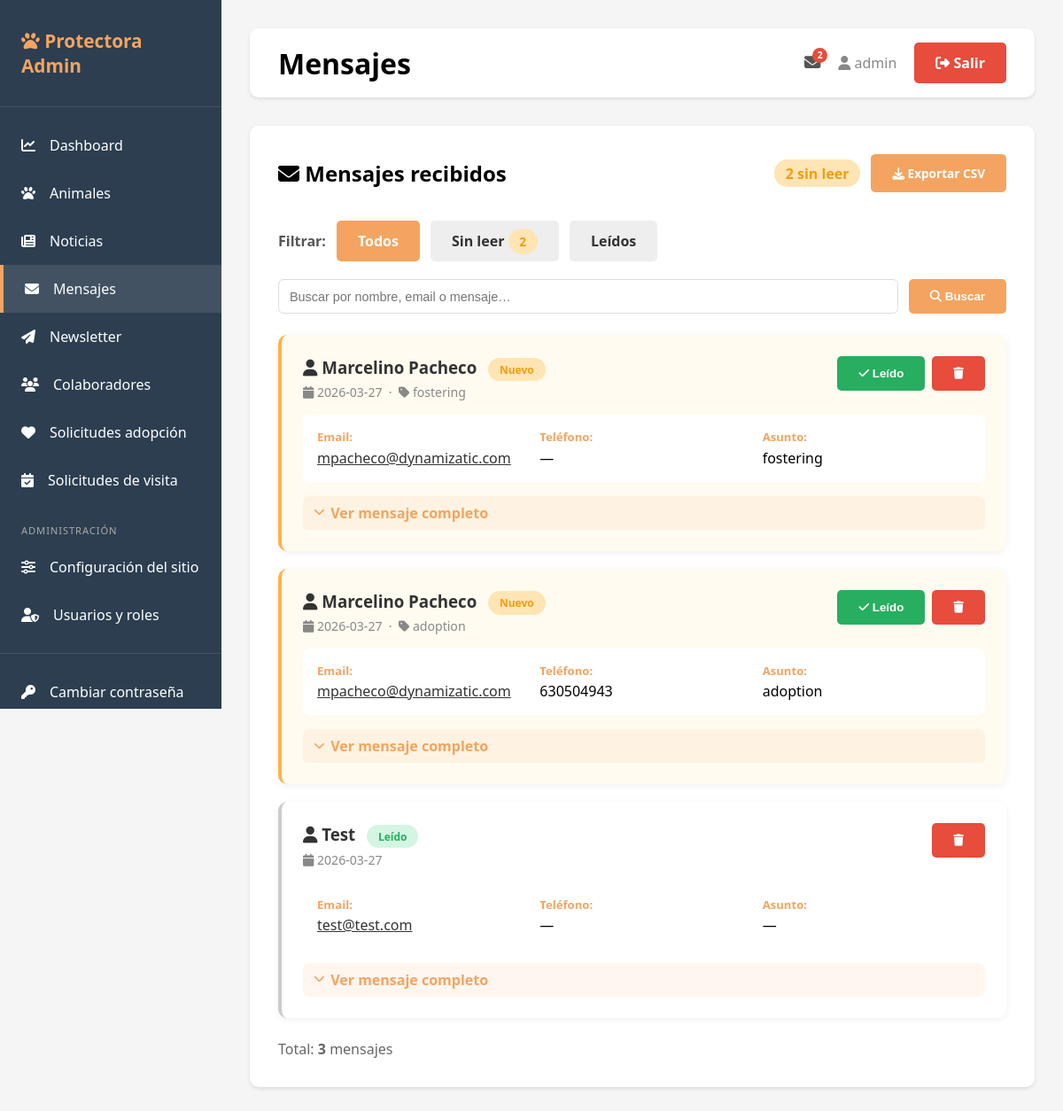
Page /admin/contacts (signed in) on the earlier database version.
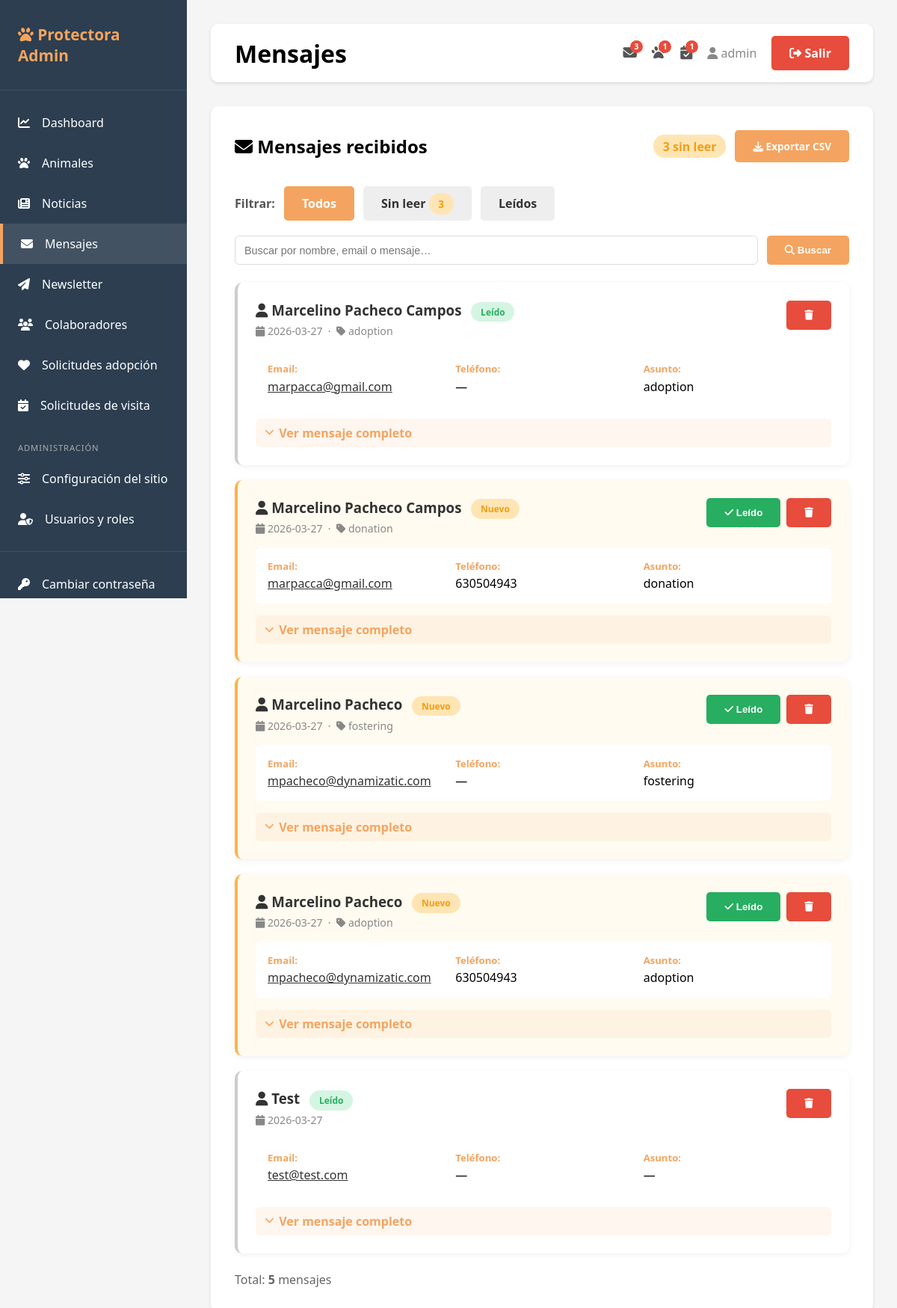
Same page on the later database version.
### tables this page shows
CREATE TABLE contacts (
                id INTEGER PRIMARY KEY AUTOINCREMENT,
                name TEXT NOT NULL,
                email TEXT NOT NULL,
                phone TEXT,
                subject TEXT,
                message TEXT,
                read BOOLEAN DEFAULT 0,
                created_at TIMESTAMP DEFAULT CURRENT_TIMESTAMP
            );

### app.py (the view)
@app.route('/admin/contacts')
@login_required
def list_contacts():
    db = get_db()
    read_filter = request.args.get('filter', '')  # 'unread', 'read' o ''
    search      = request.args.get('search', '').strip()
    placeholder = get_placeholder()
    query  = 'SELECT * FROM contacts WHERE 1=1'
    params = []
    if read_filter == 'unread':
        query += ' AND read = 0'
    elif read_filter == 'read':
        query += ' AND read = 1'
    if search:
        query += f' AND (name LIKE {placeholder} OR email LIKE {placeholder} OR subject LIKE {placeholder} OR message LIKE {placeholder})'
        params.extend([f'%{search}%'] * 4)
    query += ' ORDER BY created_at DESC'
    contacts     = db.execute(query, params).fetchall()
    total_unread = db.execute('SELECT COUNT(*) as c FROM contacts WHERE read = 0').fetchone()['c']
    return render_template('contacts.html', contacts=contacts,
                           read_filter=read_filter, search=search, total_unread=total_unread)

### templates/contacts.html (shortened to what this page needs)
{% extends "base.html" %}
{% block page_title %}Mensajes{% endblock %}
{% block content %}
<div style="display: flex; justify-content: space-between; align-items: center; margin-bottom: 2rem;">
    <h2><i class="fas fa-envelope"></i> Mensajes recibidos</h2>
    <div style="display:flex; gap:.75rem; align-items:center;">
        <span class="badge badge-warning" style="font-size: 1rem;">
            {{ total_unread }} sin leer
        </span>
        <a href="{{ url_for('export_contacts_csv') }}" class="btn btn-primary" style="font-size:.85rem;">
            <i class="fas fa-download"></i> Exportar CSV
        </a>
    </div>
</div>
<div style="display:flex; gap:.75rem; margin-bottom:1.25rem; flex-wrap:wrap; align-items:center;">
    <strong style="color:#555;">Filtrar:</strong>
    <a href="{{ url_for('list_contacts', search=search) }}"
       class="btn btn-sm" style="background:{% if not read_filter %}#F4A460; color:white{% else %}#eee; color:#333{% endif %}">Todos</a>
    <a href="{{ url_for('list_contacts', filter='unread', search=search) }}"
       class="btn btn-sm" style="background:{% if read_filter == 'unread' %}#FFB347; color:white{% else %}#eee; color:#333{% endif %}">
       Sin leer{% if total_unread %} <span class="badge badge-warning">{{ total_unread }}</span>{% endif %}</a>
    <a href="{{ url_for('list_contacts', filter='read', search=search) }}"
       class="btn btn-sm" style="background:{% if read_filter == 'read' %}#27ae60; color:white{% else %}#eee; color:#333{% endif %}">Leídos</a>
</div>
<form method="GET" style="display:flex; gap:.75rem; margin-bottom:1.5rem; flex-wrap:wrap;">
    <input type="text" name="search" value="{{ search }}" placeholder="Buscar por nombre, email o mensaje…"
           style="flex:1; min-width:200px; padding:.45rem .75rem; border:1px solid #ddd; border-radius:6px; font-size:.9rem;">
    <button type="submit" class="btn btn-primary btn-sm"><i class="fas fa-search"></i> Buscar</button>
</form>
{% if contacts %}
<div style="display: grid; gap: 1.25rem;">
    {% for contact in contacts %}
    <div style="background:{% if not contact.read %}#fffbf0{% else %}white{% endif %}; border-radius:10px; padding:1.5rem; box-shadow:0 2px 8px rgba(0,0,0,0.06); border-left:4px solid {% if not contact.read %}#FFB347{% else %}#ccc{% endif %};">
        <div style="display:flex; justify-content:space-between; align-items:start; margin-bottom:1rem; flex-wrap:wrap; gap:1rem;">
            <div>
                <h3 style="margin:0 0 0.4rem; color:#333;">
                    <i class="fas fa-user"></i> {{ contact.name }}
                    {% if not contact.read %}
                    <span class="badge badge-warning" style="font-size:0.75rem; vertical-align:middle; margin-left:.5rem;">Nuevo</span>
                    {% else %}
                    <span class="badge badge-success" style="font-size:0.75rem; vertical-align:middle; margin-left:.5rem;">Leído</span>
                    {% endif %}
                </h3>
                <div style="font-size:0.88rem; color:#888;">
                    <i class="fas fa-calendar"></i> {{ contact.created_at[:10] if contact.created_at else '—' }}
                    {% if contact.subject %}
                    &nbsp;·&nbsp; <i class="fas fa-tag"></i> {{ contact.subject }}
                    {% endif %}
                </div>
            </div>
            <div style="display:flex; gap:0.5rem; align-items:center; flex-shrink:0;">
                {% if not contact.read %}
                <form method="POST" action="{{ url_for('mark_contact_read', contact_id=contact.id) }}" style="display:inline;">
                    <button type="submit" class="btn btn-success btn-sm" title="Marcar como leído">
                        <i class="fas fa-check"></i> Leído
                    </button>
                </form>
                {% endif %}
                <form method="POST" action="{{ url_for('delete_contact', contact_id=contact.id) }}" style="display:inline;"
                      onsubmit="return confirm('¿Eliminar este mensaje?');">
                    <button type="submit" class="btn btn-danger btn-sm" title="Eliminar">
                        <i class="fas fa-trash"></i>
                    </button>
                </form>
            </div>
        </div>
        <div style="display:grid; grid-template-columns:repeat(auto-fit, minmax(200px, 1fr)); gap:1rem; padding:1rem; background:white; border-radius:8px; margin-bottom:1rem;">
            <div>
                <strong style="color:#F4A460; display:block; font-size:0.82rem; margin-bottom:.2rem;">Email:</strong>
                <a href="mailto:{{ contact.email }}" style="color:#333; word-break:break-all;">{{ contact.email }}</a>
            </div>
            <div>
                <strong style="color:#F4A460; display:block; font-size:0.82rem; margin-bottom:.2rem;">Teléfono:</strong>
                <span>{{ contact.phone or '—' }}</span>
            </div>
            <div>
                <strong style="color:#F4A460; display:block; font-size:0.82rem; margin-bottom:.2rem;">Asunto:</strong>
                <span>{{ contact.subject or '—' }}</span>
            </div>
        </div>
        <details>
            <summary style="cursor:pointer; color:#F4A460; font-weight:600; padding:.5rem .75rem; border-radius:6px; background:rgba(244,164,96,0.1); list-style:none; display:flex; align-items:center; gap:.4rem;">
                <i class="fas fa-chevron-down" style="font-size:.8rem;"></i> Ver mensaje completo
            </summary>
        </details>
    </div>
    {% endfor %}
</div>
<p style="color:#666; margin-top:1.5rem;">Total: <strong>{{ contacts|length }}</strong> mensajes</p>
{% else %}
<div style="text-align: center; padding: 3rem;">
    <i class="fas fa-inbox" style="font-size: 4rem; color: #ddd; margin-bottom: 1rem;"></i>
    <h3 style="color: #666;">No hay mensajes de contacto</h3>
    <p style="color: #999;">Cuando alguien rellene el formulario de contacto, aparecerá aquí.</p>
</div>
{% endif %}
{% endblock %}

### templates/base.html (shortened to what this page needs)
<!DOCTYPE html>
<html lang="es">
<head>
    <link rel="stylesheet" href="https://cdnjs.cloudflare.com/ajax/libs/font-awesome/6.4.0/css/all.min.css">
</head>
<body>
    {% block body %}
    <div class="admin-wrapper">
        <aside class="sidebar">
            <div class="sidebar-brand">
                <h2><i class="fas fa-paw"></i> Protectora Admin</h2>
            </div>
            <ul class="sidebar-menu">
                <li><a href="{{ url_for('dashboard') }}" {% if request.endpoint == 'dashboard' %}class="active"{% endif %}>
                    <i class="fas fa-chart-line"></i> Dashboard
                </a></li>
                <li><a href="{{ url_for('list_animals') }}" {% if 'animal' in request.endpoint %}class="active"{% endif %}>
                    <i class="fas fa-paw"></i> Animales
                </a></li>
                <li><a href="{{ url_for('list_news') }}" {% if 'news' in request.endpoint %}class="active"{% endif %}>
                    <i class="fas fa-newspaper"></i> Noticias
                </a></li>
                {% if session.role in ['superadmin', 'editor'] %}
                <li><a href="{{ url_for('list_contacts') }}" {% if 'contact' in request.endpoint %}class="active"{% endif %}>
                    <i class="fas fa-envelope"></i> Mensajes
                </a></li>
                <li><a href="{{ url_for('list_newsletter_subscribers') }}" {% if 'newsletter' in request.endpoint %}class="active"{% endif %}>
                    <i class="fas fa-paper-plane"></i> Newsletter
                </a></li>
                <li><a href="{{ url_for('list_collaborators') }}" {% if 'collaborator' in request.endpoint %}class="active"{% endif %}>
                    <i class="fas fa-users"></i> Colaboradores
                </a></li>
                <li><a href="{{ url_for('list_adoptions') }}" {% if 'adoption' in request.endpoint %}class="active"{% endif %}>
                    <i class="fas fa-heart"></i> Solicitudes adopción
                </a></li>
                <li><a href="{{ url_for('list_visits') }}" {% if 'visit' in request.endpoint %}class="active"{% endif %}>
                    <i class="fas fa-calendar-check"></i> Solicitudes de visita
                </a></li>
                {% endif %}
                {% if session.role == 'superadmin' %}
                <li style="margin-top: 1rem; padding: 0.4rem 1.5rem; font-size: 0.7rem; text-transform: uppercase; color: #aaa; letter-spacing: 0.08em;">
                    Administración
                </li>
                <li><a href="{{ url_for('admin_settings') }}" {% if request.endpoint == 'admin_settings' %}class="active"{% endif %}>
                    <i class="fas fa-sliders-h"></i> Configuración del sitio
                </a></li>
                <li><a href="{{ url_for('list_users') }}" {% if 'user' in request.endpoint %}class="active"{% endif %}>
                    <i class="fas fa-user-shield"></i> Usuarios y roles
                </a></li>
                {% endif %}
                <li style="margin-top: 1rem; border-top: 1px solid rgba(255,255,255,0.1); padding-top: 1rem;">
                <a href="{{ url_for('change_password') }}" {% if request.endpoint == 'change_password' %}class="active"{% endif %}>
                    <i class="fas fa-key"></i> Cambiar contraseña
                </a></li>
            </ul>
        </aside>
        <main class="main-content">
            <div class="topbar">
                <h1>{% block page_title %}Dashboard{% endblock %}</h1>
                <div class="user-menu">
                    {% if nav_unread_contacts %}
                    <a href="{{ url_for('list_contacts') }}" title="{{ nav_unread_contacts }} mensaje{{ 's' if nav_unread_contacts != 1 }} sin leer"
                       style="position:relative; color:#555; text-decoration:none;">
                        <i class="fas fa-envelope" style="font-size:1.15rem;"></i>
                        <span style="position:absolute; top:-6px; right:-8px; background:#e74c3c; color:#fff;
                                     border-radius:50%; font-size:.65rem; font-weight:700;
                                     min-width:17px; height:17px; display:flex; align-items:center;
                                     justify-content:center; padding:0 3px; line-height:1;">
                            {{ nav_unread_contacts if nav_unread_contacts <= 99 else '99+' }}
                        </span>
                    </a>
                    {% endif %}
                    {% if nav_pending_adoptions %}
                    <a href="{{ url_for('list_adoptions', status='pendiente') }}" title="{{ nav_pending_adoptions }} solicitud{{ 'es' if nav_pending_adoptions != 1 }} de adopción pendiente{{ 's' if nav_pending_adoptions != 1 }}"
                       style="position:relative; color:#555; text-decoration:none;">
                        <i class="fas fa-paw" style="font-size:1.15rem;"></i>
                        <span style="position:absolute; top:-6px; right:-8px; background:#e74c3c; color:#fff;
                                     border-radius:50%; font-size:.65rem; font-weight:700;
                                     min-width:17px; height:17px; display:flex; align-items:center;
                                     justify-content:center; padding:0 3px; line-height:1;">
                            {{ nav_pending_adoptions if nav_pending_adoptions <= 99 else '99+' }}
                        </span>
                    </a>
                    {% endif %}
                    {% if nav_pending_visits %}
                    <a href="{{ url_for('list_visits') }}" title="{{ nav_pending_visits }} solicitud{{ 'es' if nav_pending_visits != 1 }} de visita pendiente{{ 's' if nav_pending_visits != 1 }}"
                       style="position:relative; color:#555; text-decoration:none;">
                        <i class="fas fa-calendar-check" style="font-size:1.15rem;"></i>
                        <span style="position:absolute; top:-6px; right:-8px; background:#e74c3c; color:#fff;
                                     border-radius:50%; font-size:.65rem; font-weight:700;
                                     min-width:17px; height:17px; display:flex; align-items:center;
                                     justify-content:center; padding:0 3px; line-height:1;">
                            {{ nav_pending_visits if nav_pending_visits <= 99 else '99+' }}
                        </span>
                    </a>
                    {% endif %}
                    <span style="color:#888;"><i class="fas fa-user"></i> {{ session.username }}</span>
                    <a href="{{ url_for('logout') }}" class="btn btn-danger">
                        <i class="fas fa-sign-out-alt"></i> Salir
                    </a>
                </div>
            </div>
            <div class="content-area">
                {% block content %}{% endblock %}
            </div>
        </main>
    </div>
    {% endblock %}
</body>
</html>

Differences in the rows shown:
added contacts: name "Marcelino Pacheco Campos", read "Leído", created_at "2026-03-27", subject "adoption", email "marpacca@gmail.com", phone "—"
added contacts: name "Marcelino Pacheco Campos", read "Nuevo", created_at "2026-03-27", subject "donation", email "marpacca@gmail.com", phone "630504943"
Other differences:
{{ nav_unread_contacts if nav_unread_contacts <= 99 else '99+' }}: "2" → "3"
{{ nav_pending_adoptions if nav_pending_adoptions <= 99 else '99+' }}: (not shown) → "1"
{{ nav_pending_visits if nav_pending_visits <= 99 else '99+' }}: (not shown) → "1"
{{ total_unread }}: "2" → "3"
{{ contacts|length }}: "3" → "5"
